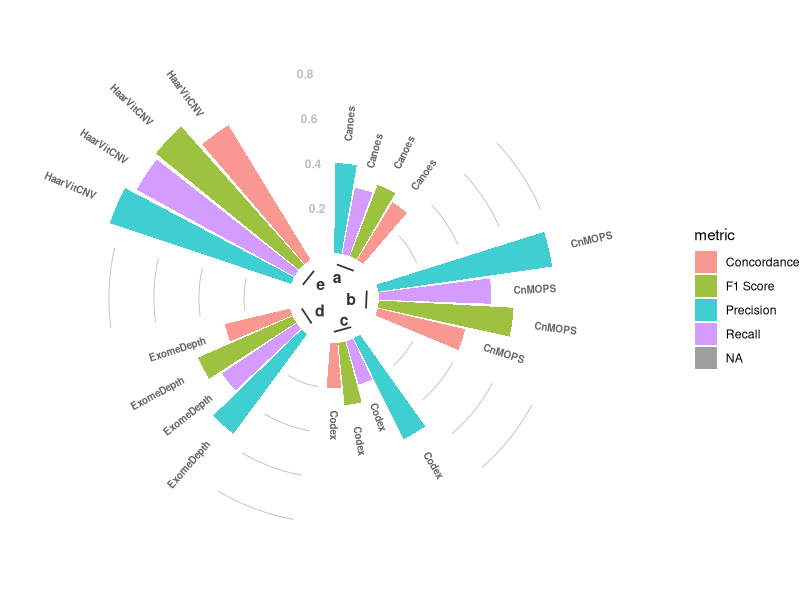

The R script that drew this image:
library(tidyverse)

# Create dataset for Tools A-E, reshaped to include precision, recall, F1 score, and concordance as separate rows for each tool
data <- data.frame(
  tool = rep(c('Canoes', 'CnMOPS', 'Codex', 'ExomeDepth', 'HaarVitCNV'), each=4),
  metric = rep(c('Precision', 'Recall', 'F1 Score', 'Concordance'), times=5),
  value = c(0.40, 0.3, 0.34, 0.3,   # Tool A
            0.78, 0.5, 0.6, 0.4,    # Tool B
            0.5, 0.2, 0.28, 0.2,    # Tool C
            0.55, 0.4, 0.46, 0.3,   # Tool D
            0.85, 0.8, 0.82, 0.7),  # Tool E
  group = rep(letters[1:5], each=4)
)

# Add empty bars for spacing
empty_bar <- 3
to_add <- data.frame(matrix(NA, empty_bar*nlevels(factor(data$group)), ncol(data)))
colnames(to_add) <- colnames(data)
to_add$group <- rep(levels(factor(data$group)), each=empty_bar)
data <- rbind(data, to_add)
data <- data %>% arrange(group)
data$id <- seq(1, nrow(data))

# Get the name and the y position of each label
label_data <- data
number_of_bar <- nrow(label_data)
angle <- 90 - 360 * (label_data$id-0.5) / number_of_bar
label_data$hjust <- ifelse(angle < -90, 1, 0)
label_data$angle <- ifelse(angle < -90, angle+180, angle)

# Prepare a data frame for base lines
base_data <- data %>%
  group_by(group) %>%
  summarize(start = min(id), end = max(id) - empty_bar) %>%
  rowwise() %>%
  mutate(title = mean(c(start, end)))

# Prepare a data frame for grid (scales)
grid_data <- base_data
grid_data$end <- grid_data$end[ c(nrow(grid_data), 1:nrow(grid_data)-1)] + 1
grid_data$start <- grid_data$start - 1
grid_data <- grid_data[-1, ]

# Make the plot
p <- ggplot(data, aes(x=as.factor(id), y=value, fill=metric)) +
  
  # Add the bars
  geom_bar(aes(x=as.factor(id), y=value, fill=metric), stat="identity", alpha=0.5) +
  
  # Add val=100/75/50/25 lines
  geom_segment(data=grid_data, aes(x=end, y=0.8, xend=start, yend=0.8), colour="grey", alpha=1, size=0.3, inherit.aes=FALSE) +
  geom_segment(data=grid_data, aes(x=end, y=0.6, xend=start, yend=0.6), colour="grey", alpha=1, size=0.3, inherit.aes=FALSE) +
  geom_segment(data=grid_data, aes(x=end, y=0.4, xend=start, yend=0.4), colour="grey", alpha=1, size=0.3, inherit.aes=FALSE) +
  geom_segment(data=grid_data, aes(x=end, y=0.2, xend=start, yend=0.2), colour="grey", alpha=1, size=0.3, inherit.aes=FALSE) +
  
  # Add labels for values
  annotate("text", x=rep(max(data$id), 4), y=c(0.2, 0.4, 0.6, 0.8), label=c("0.2", "0.4", "0.6", "0.8"), color="grey", size=3, angle=0, fontface="bold", hjust=1) +
  
  # Continue bar plotting
  geom_bar(aes(x=as.factor(id), y=value, fill=metric), stat="identity", alpha=0.5) +
  ylim(-0.2, 1) +
  
  # Theme settings
  theme_minimal() +
  theme(
    legend.position = "right",
    axis.text = element_blank(),
    axis.title = element_blank(),
    panel.grid = element_blank(),
    plot.margin = unit(rep(-1,4), "cm")
  ) +
  
  # Polar coordinate transformation
  coord_polar() +
  
  # Add tool names as labels
  geom_text(data=label_data, aes(x=id, y=value+0.1, label=tool, hjust=hjust), color="black", fontface="bold", alpha=0.6, size=2.5, angle=label_data$angle, inherit.aes=FALSE) +
  
  # Add base line information
  geom_segment(data=base_data, aes(x=start, y=-0.05, xend=end, yend=-0.05), colour="black", alpha=0.8, size=0.6, inherit.aes=FALSE) +
  geom_text(data=base_data, aes(x=title, y=-0.1, label=group), hjust=c(1,1,0,0,0), colour="black", alpha=0.8, size=4, fontface="bold", inherit.aes=FALSE)

# Display the plot
p
